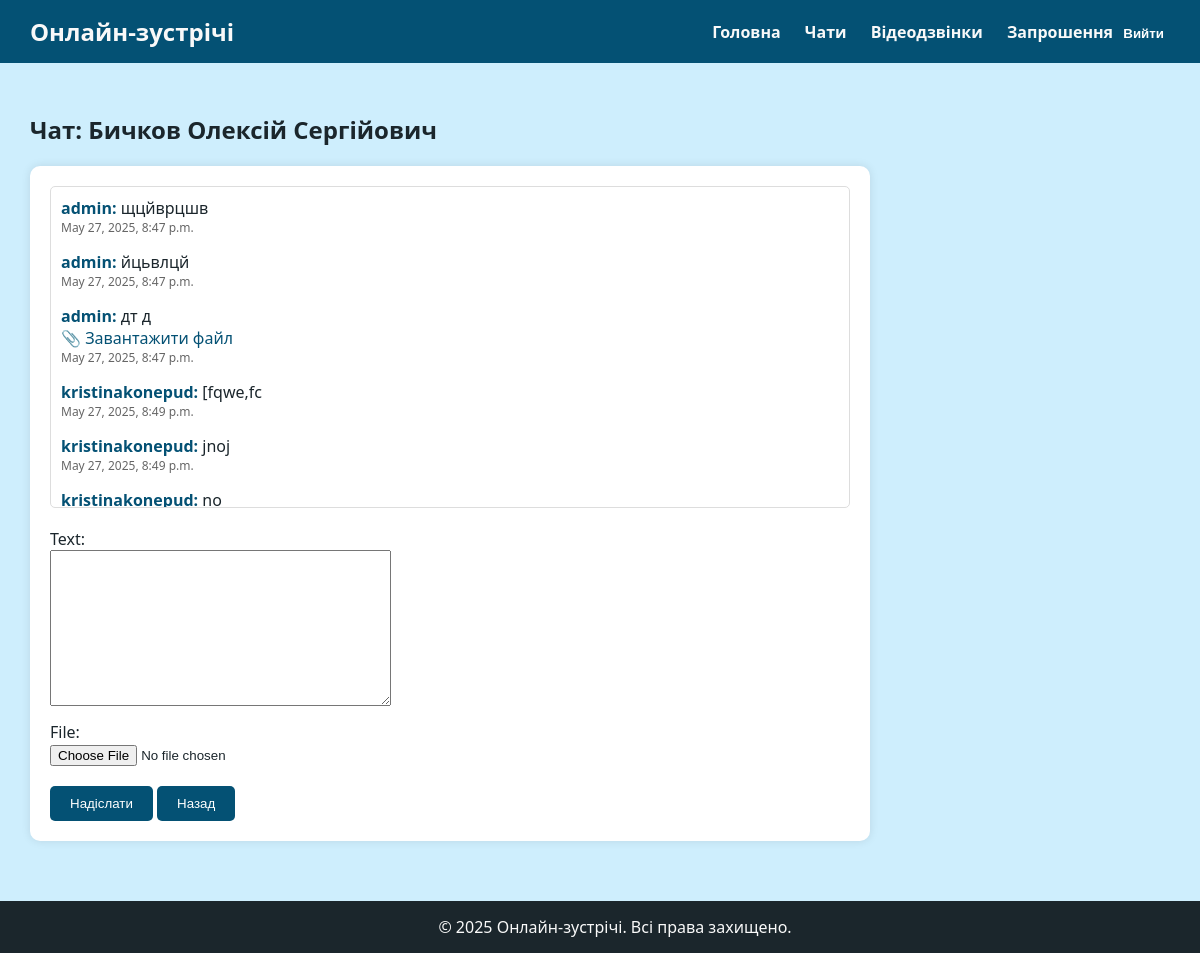
The page /chats/1/ (signed in) on the database its author committed.
### Project/models/chatRoom.py (models this page shows)
class ChatRoom(models.Model):
    name = models.CharField(max_length=100)
    is_private = models.BooleanField(default=False)
    participants = models.ManyToManyField(User)

### Project/models/message.py (models this page shows)
class Message(models.Model):
    room = models.ForeignKey(ChatRoom, on_delete=models.CASCADE)
    sender = models.ForeignKey(User, on_delete=models.CASCADE)
    text = models.TextField()
    timestamp = models.DateTimeField(auto_now_add=True)
    file = models.FileField(upload_to="chat_files/", blank=True, null=True)

### Project/models/user.py (models this page shows)
class User(AbstractUser):
    avatar = models.ImageField(upload_to='avatars/', blank=True)

### Project/views/chat_view.py (the view)
# urls.py: path('chats/<int:room_id>/', chat_room, name='chat_room'),
@login_required
def chat_room(request, room_id):
    room = get_object_or_404(ChatRoom, pk=room_id)
    if request.user not in room.participants.all():
        return redirect('chat_list')
    messages = Message.objects.filter(room=room).order_by('timestamp')
    if request.method == 'POST':
        form = MessageForm(request.POST, request.FILES)
        if form.is_valid():
            message = form.save(commit=False)
            message.room = room
            message.sender = request.user
            message.save()
            return redirect('chat_room', room_id=room.id)
    else:
        form = MessageForm()
    return render(request, 'chat_room.html', {
        'room': room,
        'messages': messages,
        'form': form
    })

### Project/forms/chat_form.py (shortened to what this page needs)
class MessageForm(forms.ModelForm):
    class Meta:
        model = Message
        fields = ['text', 'file']
    def __init__(self, *args, **kwargs):
        super().__init__(*args, **kwargs)
        self.fields['text'].required = False
        self.fields['file'].required = False  # якщо теж не хочеш обов’язковим

### templates/chat_room.html (shortened to what this page needs)
{% extends 'base.html' %}
{% block content %}
<h2>Чат: {{ room.name }}</h2>
<div style="max-width: 800px; background: white; padding: 20px; border-radius: 10px; box-shadow: 0 0 10px rgba(0,0,0,0.1); margin-bottom: 30px;">
    <div style="max-height: 300px; overflow-y: auto; border: 1px solid #ddd; padding: 10px; border-radius: 5px; margin-bottom: 20px;">
        {% for message in messages %}
            <div style="margin-bottom: 15px;">
                <strong style="color: var(--primary);">{{ message.sender.username }}:</strong> {{ message.text }}
                {% if message.file %}
                    <div><a href="{{ message.file.url }}" download style="color: var(--primary); text-decoration: none;">📎 Завантажити файл</a></div>
                {% endif %}
                <div style="font-size: 12px; color: #666;">{{ message.timestamp }}</div>
            </div>
        {% empty %}
            <div style="font-style: italic;">Повідомлень ще немає.</div>
        {% endfor %}
    </div>
    <form method="post" enctype="multipart/form-data">
        <div style="margin-bottom: 10px;">
            {{ form.text.label_tag }}<br>
            {{ form.text }}
        </div>
        <div style="margin-bottom: 20px;">
            {{ form.file.label_tag }}<br>
            {{ form.file }}
        </div>
        <button type="submit" style="background-color: var(--primary); color: white; border: none; padding: 10px 20px; border-radius: 5px; cursor: pointer;">
            Надіслати
        </button>
        <button type="button" onclick="window.location.href='{% url 'chat_list' %}'"
    style="background-color: var(--primary); color: white; border: none; padding: 10px 20px; border-radius: 5px; cursor: pointer;">
    Назад
</button>
    </form>
</div>
{% endblock %}

### templates/base.html (style rules this page uses)
:root { --light-blue: #ceeefd; --primary: #045174; --dark: #1b262c; --light: #f9f9f9; }
body { margin: 0; font-family: "Segoe UI", sans-serif; background-color: var(--light-blue); color: var(--dark); }

### rows shown on the page
ChatRoom: name "Бичков Олексій Сергійович"
Message: sender.username "admin", text "щцйврцшв", timestamp "May 27, 2025, 8:47 p.m."
Message: sender.username "admin", text "йцьвлцй", timestamp "May 27, 2025, 8:47 p.m."
Message: sender.username "admin", text "дт д", timestamp "May 27, 2025, 8:47 p.m."
Message: sender.username "kristinakonepud", text "[fqwe,fc", timestamp "May 27, 2025, 8:49 p.m."
Message: sender.username "kristinakonepud", text "jnoj", timestamp "May 27, 2025, 8:49 p.m."
Message: sender.username "kristinakonepud", text "no"

### other values the page prints
{{ year|default:"2025" }} "2025"
